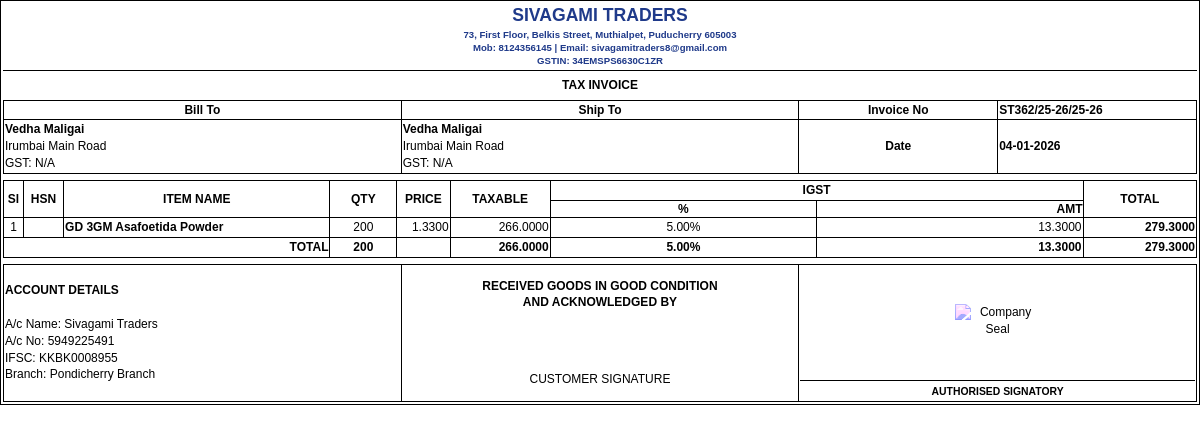
The page /billing/print/1 on the database its author committed.
### tables this page shows
CREATE TABLE seller_info (
            id INTEGER PRIMARY KEY AUTOINCREMENT,
            seller_name TEXT NOT NULL,
            address TEXT,
            email TEXT,
            mobile TEXT,
            gst_number TEXT,
            account_name TEXT,
            account_number TEXT,
            ifsc_code TEXT,
            account_type TEXT,
            branch TEXT,
            created_at TIMESTAMP DEFAULT CURRENT_TIMESTAMP,
            updated_at TIMESTAMP DEFAULT CURRENT_TIMESTAMP
        , state TEXT);

CREATE TABLE billing (
                    id INTEGER PRIMARY KEY AUTOINCREMENT,
                    bill_id TEXT UNIQUE NOT NULL,
                    customer_id INTEGER NOT NULL,
                    bill_date DATE NOT NULL,
                    subtotal REAL DEFAULT 0.0,
                    gst_amount REAL DEFAULT 0.0,
                    total_amount REAL NOT NULL DEFAULT 0.0,
                    payment_status TEXT DEFAULT 'Pending',
                    notes TEXT,
                    created_at TIMESTAMP DEFAULT CURRENT_TIMESTAMP,
                    FOREIGN KEY (customer_id) REFERENCES customers (id)
                );

CREATE TABLE customers (
                    id INTEGER PRIMARY KEY AUTOINCREMENT,
                    customer_id TEXT UNIQUE NOT NULL,
                    vendor_code TEXT UNIQUE,
                    name TEXT NOT NULL,
                    email TEXT,
                    mobile TEXT,
                    address TEXT,
                    state TEXT,
                    gst_number TEXT,
                    created_at TIMESTAMP DEFAULT CURRENT_TIMESTAMP
                );

CREATE TABLE billing_items (
                    id INTEGER PRIMARY KEY AUTOINCREMENT,
                    bill_id INTEGER NOT NULL,
                    product_id INTEGER NOT NULL,
                    product_name TEXT NOT NULL,
                    quantity INTEGER NOT NULL DEFAULT 1,
                    unit_price REAL NOT NULL DEFAULT 0.0,
                    gst_percentage REAL NOT NULL DEFAULT 0.0,
                    gst_amount REAL NOT NULL DEFAULT 0.0,
                    cgst REAL NOT NULL DEFAULT 0.0,
                    sgst REAL NOT NULL DEFAULT 0.0,
                    igst REAL NOT NULL DEFAULT 0.0,
                    total REAL NOT NULL DEFAULT 0.0, hsn_code TEXT,
                    FOREIGN KEY (bill_id) REFERENCES billing (id) ON DELETE CASCADE,
                    FOREIGN KEY (product_id) REFERENCES inventory (id)
                );

### routes/billing.py (the view)
@billing_bp.route('/print/<int:id>')
def print_bill(id):
    conn = get_db_connection()
    bill = conn.execute('''
        SELECT b.*, c.name as customer_name, c.email, c.mobile, c.address, c.gst_number
        FROM billing b
        JOIN customers c ON b.customer_id = c.id
        WHERE b.id = ?
    ''', (id,)).fetchone()
    if not bill:
        flash('Bill not found!', 'error')
        conn.close()
        return redirect(url_for('billing.index'))
    bill_dict = dict(bill)
    if bill_dict['bill_date']:
        date_obj = datetime.strptime(bill_dict['bill_date'], '%Y-%m-%d')
        bill_dict['bill_date'] = date_obj.strftime('%d-%m-%Y')
    items = conn.execute('''
        SELECT bi.*, i.product_id as inventory_product_id
        FROM billing_items bi
        LEFT JOIN inventory i ON bi.product_id = i.id
        WHERE bi.bill_id = ?
        ORDER BY bi.id
    ''', (bill_dict['bill_id'],)).fetchall()
    seller = conn.execute('SELECT * FROM seller_info ORDER BY id DESC LIMIT 1').fetchone()
    conn.close()
    return render_template('billing/print.html', bill=bill_dict, items=items, seller=seller)

### database.py (called while the page is built)
def get_db_connection():
    conn = sqlite3.connect(DATABASE)
    conn.row_factory = sqlite3.Row
    return conn

### templates/billing/print.html (shortened to what this page needs)
<!DOCTYPE html>
<html lang="en">
<head>
</head>
<body>
<div class="invoice">
<div class="header">
    <h1>{{ seller['seller_name'] }}</h1>
    <p>{{ seller['address'] }}</p>
    <p>Mob: {{ seller['mobile'] }} | Email: {{ seller['email'] }}</p>
    <p>GSTIN: {{ seller['gst_number'] }}</p>
</div>
<div class="section text-center"><strong>TAX INVOICE</strong></div>
<table class="section">
<tr>
    <th colspan="2">Bill To</th>
    <th colspan="2">Ship To</th>
    <th>Invoice No</th>
    <td><strong>{{ bill['bill_id'] }}/25-26</strong></td>
</tr>
<tr>
    <td colspan="2">
        <strong>{{ bill['customer_name'] }}</strong><br>
        {{ bill['address'] }}<br>
        GST: {{ bill['gst_number'] or 'N/A' }}
    </td>
    <td colspan="2">
        <strong>{{ bill['customer_name'] }}</strong><br>
        {{ bill['address'] }}<br>
        GST: {{ bill['gst_number'] or 'N/A' }}
    </td>
    <th>Date</th>
    <td><strong>{{ bill['bill_date'] }}</strong></td>
</tr>
</table>
{% set has_igst = items|selectattr('igst','greaterthan',0)|list|length > 0 %}
{% set gst_rate = items[0]['gst_percentage'] if items|length > 0 else 0 %}
{% set ns = namespace(total_qty=0,total_taxable=0,total_cgst=0,total_sgst=0,total_igst=0,total_amount=0) %}
<table class="section">
<thead>
<tr>
    <th rowspan="2" class="col-sl">Sl</th>
    <th rowspan="2" class="col-hsn">HSN</th>
    <th rowspan="2" class="col-item">ITEM NAME</th>
    <th rowspan="2" class="col-qty">QTY</th>
    <th rowspan="2" class="col-price">PRICE</th>
    <th rowspan="2" class="col-taxable">TAXABLE</th>
    {% if has_igst %}<th colspan="2">IGST</th>{% endif %}
    <th rowspan="2" class="col-total">TOTAL</th>
</tr>
<tr>
{% if has_igst %}
    <th class="col-gst-pct">%</th><th class="col-gst-amt">AMT</th>
{% endif %}
</tr>
</thead>
<tbody>
{% for item in items %}
{% set taxable = item['quantity'] * item['unit_price'] %}
{% set ns.total_qty = ns.total_qty + item['quantity'] %}
{% set ns.total_taxable = ns.total_taxable + taxable %}
{% set ns.total_cgst = ns.total_cgst + item['cgst'] %}
{% set ns.total_sgst = ns.total_sgst + item['sgst'] %}
{% set ns.total_igst = ns.total_igst + item['igst'] %}
{% set ns.total_amount = ns.total_amount + item['total'] %}
<tr>
<td class="text-center">{{ loop.index }}</td>
<td>{{ item['hsn'] }}</td>
<td class="col-item"><strong>{{ item['product_name'] }}</strong></td>
<td class="text-center">{{ item['quantity'] }}</td>
<td class="text-right">{{ "%.4f"|format(item['unit_price']) }}</td>
<td class="text-right">{{ "%.4f"|format(taxable) }}</td>
{% if has_igst %}
<td class="gst-cell">{{ "%.2f"|format(item['gst_percentage']) }}%</td>
<td class="gst-cell text-right">{{ "%.4f"|format(item['igst']) }}</td>
{% endif %}
<td class="text-right"><strong>{{ "%.4f"|format(item['total']) }}</strong></td>
</tr>
{% endfor %}
<tr style="font-weight:bold;">
<td colspan="3" class="text-right">TOTAL</td>
<td class="text-center">{{ ns.total_qty }}</td>
<td></td>
<td class="text-right">{{ "%.4f"|format(ns.total_taxable) }}</td>
{% if has_igst %}
<td class="gst-cell">{{ "%.2f"|format(gst_rate) }}%</td>
<td class="gst-cell text-right">{{ "%.4f"|format(ns.total_igst) }}</td>
{% endif %}
<td class="text-right">{{ "%.4f"|format(ns.total_amount) }}</td>
</tr>
</tbody>
</table>
<table class="section">
<tr>
    <td colspan="4">
        <strong>ACCOUNT DETAILS</strong><br><br>
        A/c Name: {{ seller['account_name'] }}<br>
        A/c No: {{ seller['account_number'] }}<br>
        IFSC: {{ seller['ifsc_code'] }}<br>
        Branch: {{ seller['branch'] }}
    </td>
    <td colspan="4" style="text-align:center;">
        <strong>RECEIVED GOODS IN GOOD CONDITION<br>AND ACKNOWLEDGED BY</strong>
        <div style="height:60px;"></div>
        CUSTOMER SIGNATURE
    </td>
    <td colspan="4" style="text-align:center;">
        <div class="seal-box">
            <img src="data/company_seal.png" alt="Company Seal">
        </div>
        <div class="sign-line">AUTHORISED SIGNATORY</div>
    </td>
</tr>
</table>
</div>
</body>
</html>

### templates/billing/print.html (style rules this page uses)
* { margin: 0; padding: 0; box-sizing: border-box; }
:root { --font-base: 0.75rem; --font-small: 0.6rem; --font-large: 1.1rem; --pad-xs: 1px; --pad-sm: 2px; --border-thin: 1px; --border-thick: 1.5px; --seller-color: #1f3a8a; }
body { font-family: Arial, sans-serif; font-size: var(--font-base); line-height: 1.4; color: #000; }
.invoice { border: var(--border-thick) solid #000; padding: var(--pad-sm); }
.col-sl { width: 3ch; }
.col-hsn { width: 6ch; }
.col-qty { width: 10ch; }
.col-price { width: 8ch; }
.col-taxable { width: 15ch; }
.col-total { width: 17ch; }
.col-item { width: auto; min-width: 36ch; }
.col-gst-pct { width: 3ch; text-align: center; padding: 0; }
.col-gst-amt { width: 5ch; text-align: right; padding: 0; }
.gst-cell { white-space: nowrap; text-align: center; }
table { width: 100%; border-collapse: collapse; table-layout: fixed; }
th, td { border: var(--border-thin) solid #000; padding: var(--pad-xs); }
th { font-weight: bold; text-align: center; }
.text-right { text-align: right; }
.text-center { text-align: center; }
.section { margin-top: 6px; }
.header { text-align: center; border-bottom: var(--border-thick) solid #000; padding-bottom: var(--pad-sm); }
.header h1 { font-size: var(--font-large); font-weight: 800; color: var(--seller-color); }
.header p { font-size: var(--font-small); font-weight: bold; color: var(--seller-color); }
.seal-box { height: 90px; margin: 10px 0; display: flex; align-items: center; justify-content: center; }
.seal-box img { max-height: 85px; max-width: 85px; object-fit: contain; filter: grayscale(100%) sepia(100%) saturate(300%) hue-rotate(200deg); }
.sign-line { margin-top: 14px; padding-top: 4px; border-top: 1px solid #000; font-weight: bold; font-size: 0.65rem; }

### rows shown on the page
seller_info: seller_name "SIVAGAMI TRADERS", address "73, First Floor, Belkis Street, Muthialpet, Puducherry 605003", mobile "8124356145", email "sivagamitraders8@gmail.com", gst_number "34EMSPS6630C1ZR", account_name "Sivagami Traders", account_number "5949225491", ifsc_code "KKBK0008955", branch "Pondicherry Branch"
billing: bill_id "ST362/25-26", bill_date "04-01-2026"
customers: customer_name "Vedha Maligai", address "Irumbai Main Road", gst_number "N/A"
billing_items: product_name "GD 3GM Asafoetida Powder", quantity "200", unit_price "1.3300", taxable "266.0000", gst_percentage "5.00", igst "13.3000", total "279.3000"

### other values the page prints
{{ ns.total_qty }} "200"
{{ "%.4f"|format(ns.total_taxable) }} "266.0000"
{{ "%.4f"|format(ns.total_igst) }} "13.3000"
{{ "%.4f"|format(ns.total_amount) }} "279.3000"
